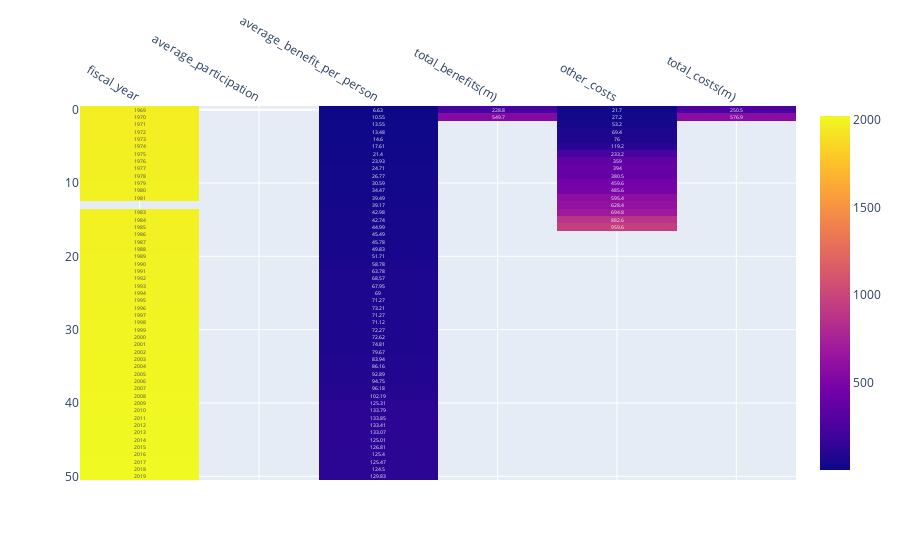

Notebook source saved alongside this figure:
### Markdown cell above
### Task 5: Heatmap

Create a heatmap visualization. Return text in the heatmap and move the x axes to the top of the graph.

### Code cell
fig = px.imshow(clean_df, text_auto=True)
fig.update_xaxes(side='top')
fig

### Figure 1 — Plotly figure (JSON) as saved in the notebook; plotly's stock layout.template omitted (floating-point values rounded to 4 significant figures; data arrays with more than 128 entries replaced by an {"elided": "..."} marker saying what was removed)
{"data": [{"coloraxis": "coloraxis", "hovertemplate": "x: %{x}<br>y: %{y}<br>color: %{z}<extra></extra>", "name": "0", "texttemplate": "%{z}", "type": "heatmap", "x": ["fiscal_year", "average_participation", "average_benefit_per_person", "total_benefits(m)", "other_costs", "total_costs(m)"], "xaxis": "x", "y": [0, 1, 2, 3, 4, 5, 6, 7, 8, 9, 10, 11, 12, 13, 14, 15, 16, 17, 18, 19, 20, 21, 22, 23, 24, 25, 26, 27, 28, 29, 30, 31, 32, 33, 34, 35, 36, 37, 38, 39, 40, 41, 42, 43, 44, 45, 46, 47, 48, 49, 50], "yaxis": "y", "z": {"elided": "51x6 mixed values"}}], "layout": {"coloraxis": {"colorscale": [[0, "#0d0887"], [0.1111, "#46039f"], [0.2222, "#7201a8"], [0.3333, "#9c179e"], [0.4444, "#bd3786"], [0.5556, "#d8576b"], [0.6667, "#ed7953"], [0.7778, "#fb9f3a"], [0.8889, "#fdca26"], [1, "#f0f921"]]}, "margin": {"t": 60}, "xaxis": {"anchor": "y", "constrain": "domain", "domain": [0, 1], "scaleanchor": "y", "side": "top"}, "yaxis": {"anchor": "x", "autorange": "reversed", "constrain": "domain", "domain": [0, 1]}}}
